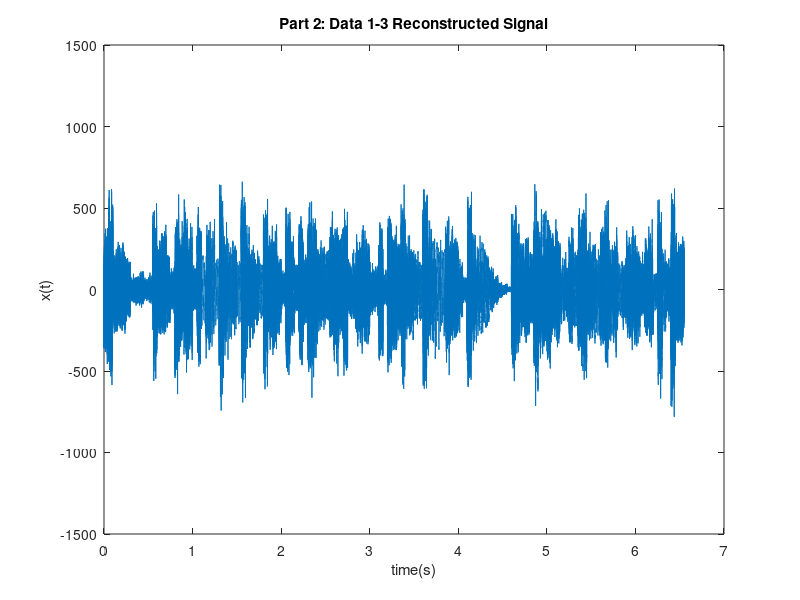

The MATLAB script that drew this image:
clear;

load('data1.mat'); % loads data

fs = 44100; % samples per second

time_per_window = 0.05; % seconds

t = (1:time_per_window*fs)/fs; % how many points youll get in window 1 (2205)

size_of_freq_array = size(freqs); % returns [ 131 15 ]
total_samples = floor(size_of_freq_array(1)*time_per_window*fs); % total # of samples for clip

x = zeros(1, total_samples); % initialize x to 0

ind= 1:time_per_window*fs;

for r = 1: size_of_freq_array(1) % 131
    
    for c = 1: size_of_freq_array(2) % 15
        
       k = 2*abs(A(r,c)); % magnitude
       p = angle(A(r,c)); % phase
       x(ind) = x(ind) + k*cos(2*pi*freqs(r,c)*t + p); % sums 15 cosines in each window
    end 
    
    ind = ind + time_per_window*fs; % increases index by +2205 each cycle
   
end

t = (1:total_samples)/fs; % creates time vector from 0 - 6.55 seconds

plot(t,x); 
xlabel('time(s)');
ylabel('x(t)');
title('Part 2: Data 1-3 Reconstructed Signal');
ylim([-1500 1500]);

soundsc(x, fs);

filename = 'data1.wav';
audiowrite(filename,x,fs);
       